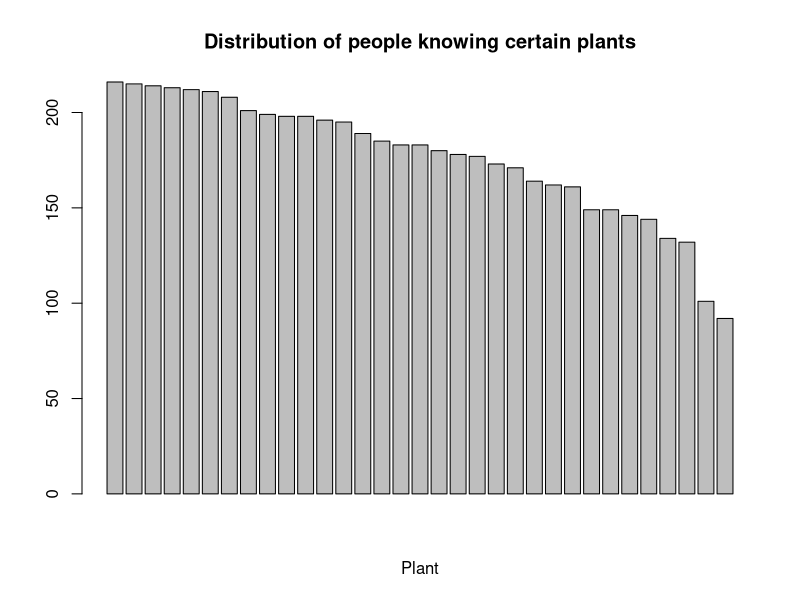
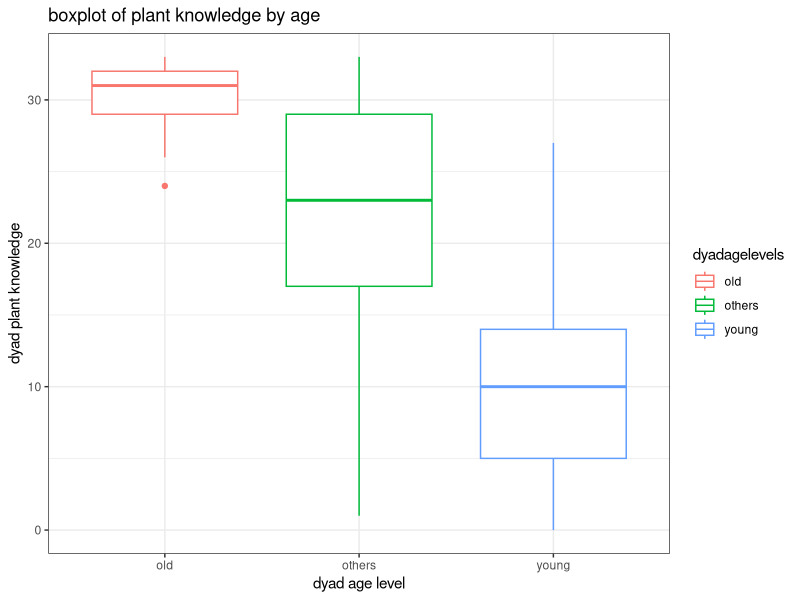
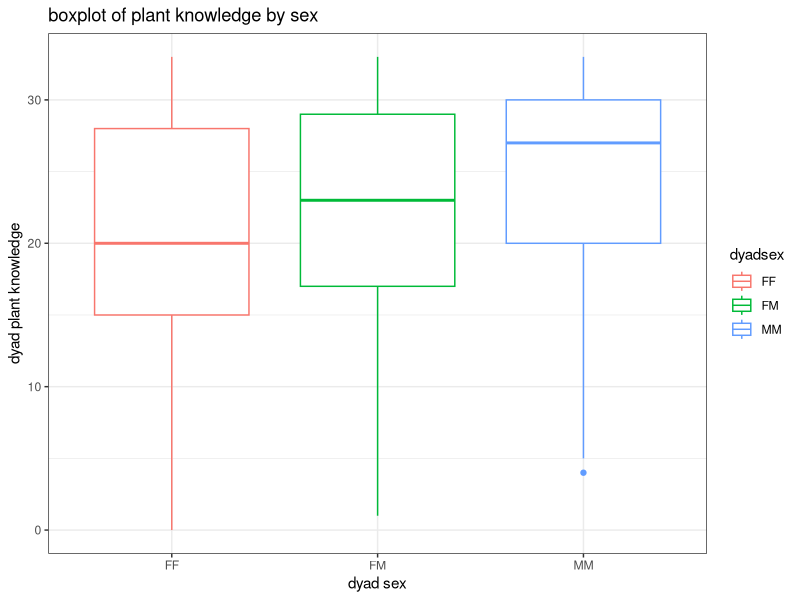
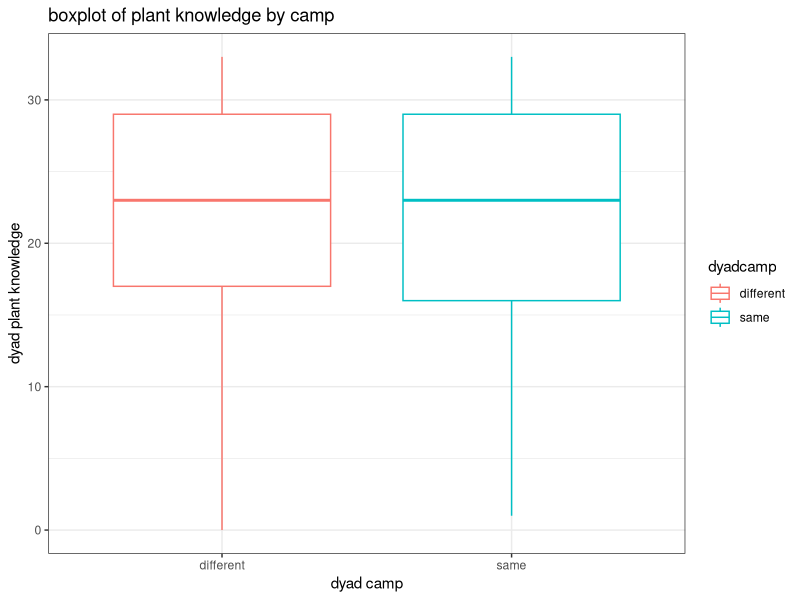

These figures' R source, in order: (Note: this script raises an error after producing the figures.)
## ---- chunk 1
knitr::opts_chunk$set(echo = TRUE)
## ---- chunk 2
# Load required libraries
suppressPackageStartupMessages({library(tidyverse) # For data wrangling
                                library(ggplot2)# For data visualization
                                library(lme4) # For mixed-effects models
  })
## ---- chunk 3
# Load the plant knowledge dataset
know <- read.csv("plant_knowledge.csv")

# Load the participants dataset
people <- read.csv("plant_participants.csv")

# Rename the ID entry
names(know)[1] <- "ID"
names(people)[1] <- "ID"
## ---- chunk 4

# Number of subjects in the dataset
print(paste("Subjects: ", nrow(know)))

# Number of plants in the dataset
print(paste("Plants: ", ncol(know) - 1))
## ---- chunk 5

# Create a data frame with the sum of knowledge for each plant
frame_know_plant <- data.frame(know_count = sort(colSums(know[,-1]), decreasing = TRUE))

# Print the data frame
print(frame_know_plant)

# Calculate and print the average plant knowledge
print(paste("Plant knowledge avg:", mean(frame_know_plant$know_count)))

# Identify plants known by over 200 people
print("Plants known by over 200 people:")
print(rownames(frame_know_plant %>% filter(know_count > 200)))

# Create a bar plot to visualize the distribution of people knowing certain plants
barplot(frame_know_plant$know_count, 
        main = "Distribution of people knowing certain plants",
        xlab = "Plant")
## ---- chunk 6

# Create a table of age counts
age_counts <- table(people$age)

# Print the table
print(age_counts)
## ---- chunk 7

# Count of participants aged 5-10 or 10-15
count_pre_20 <- people %>% filter(age == "05-10" | age == "10-15") %>% nrow()

# Calculate and print the fraction of pre-adults
print(count_pre_20 / nrow(people))
## ---- chunk 8

# Count of male participants
count_males <- people %>% filter(sex == "M") %>% nrow()

# Count of female participants
count_females <- people %>% filter(sex == "F") %>% nrow()

# Calculate and print the sex ratio (Males / Females)
print(paste("Sex ratio M/F:", count_males / count_females))
## ---- chunk 9

# Create dyads by combining participants
dyads <- data.frame(t(combn(people$ID, 2)))

# Calculate the number of possible dyads
no_dyads <- length(people$ID) * (length(people$ID) - 1) / 2

# Calculate the number of plant species
no_plants <- ncol(know) - 1

# Add dyad names and rename columns
dyads$dyad_ID <- paste(dyads$X1, dyads$X2, sep = "_")
colnames(dyads) <- c("ID1", "ID2", "dyad_ID")

# Merge dyads with participant information
dyads_people <- merge(dyads, people, by.x = "ID2", by.y = "ID")
dyads_people <- merge(dyads_people, people, by.x = "ID1", by.y = "ID")

# Create a variable to represent dyad sex (combination of sex of participants)
dyads_people$dyadsex <- paste0(pmin(dyads_people$sex.x, dyads_people$sex.y),
                               pmax(dyads_people$sex.x, dyads_people$sex.y))

# Create a variable to represent if dyads have the same sex
dyads_people$samesex <- ifelse(dyads_people$dyadsex == "FM", 1, 0)

# Switch from wide to long format for plant knowledge data
know <- know %>% gather("plant", "know", -ID)

# Merge dyads with plant knowledge data
dyads_merged <- merge(dyads_people, know, by.x = "ID1", by.y = "ID")
dyads_merged <- merge(dyads_merged, know, by.x = c("ID2", "plant"), by.y = c("ID", "plant"))

# Check if the dimensions of the merged data frame are as expected
print(paste("Check dimension of frame:", nrow(dyads_merged) == no_dyads * no_plants))

# Reorder columns and rename them for clarity
dyads_merged <- dyads_merged %>% 
  select(c(3, 1, 4, 5, 11, 6, 12, 18, 17, 7, 13, 8, 14, 9, 15, 2, 19, 20, 10, 16)) %>%
  rename_with(~gsub(".x","1", .x, fixed = TRUE)) %>%
  rename_with(~gsub(".y","2", .x, fixed = TRUE))

# Check the df
dyads_merged %>% head()
## ---- chunk 10

# Create a table of dyad sex counts (excluding NANA)
dyad_sex_counts <- table((dyads_merged %>% filter(dyadsex != "NANA"))$dyadsex) / no_plants

# Print the table
print(dyad_sex_counts)
## ---- chunk 11

# Count of young dyads
no_young <- dyads_merged %>% 
  filter((age1 == "05-10" & age2 == "05-10") | 
         (age1 == "05-10" & age2 == "10-15") |
         (age1 == "10-15" & age2 == "05-10") |
         (age1 == "10-15" & age2 == "10-15")) %>%
  nrow()

# Calculate and print the fraction of young dyads
print(no_young / no_plants)
## ---- chunk 12

# Count of old dyads
no_old <- dyads_merged %>% 
  filter(age1 == "60-80" & age2 == "60-80") %>%
  nrow()

# Calculate and print the fraction of old dyads
print(no_old / no_plants)
## ---- chunk 13
# account for NAs!
dyads_merged$sameborn <- ifelse(dyads_merged$born1 == dyads_merged$born2 & 
                                  !is.na(dyads_merged$born1) & 
                                  !is.na(dyads_merged$born2), 1, 0)

dyads_merged$diffborn <- ifelse(dyads_merged$born1 != dyads_merged$born2 &  
                                  !is.na(dyads_merged$born1) & 
                                  !is.na(dyads_merged$born2), 1, 0)
# omit nas otherwise na comparison
print(paste("Born in same camp:", sum(dyads_merged$sameborn) / 33))
print(paste("Born in different camp:", sum(dyads_merged$diffborn) / 33))
## ---- chunk 14
samecamp <- ifelse(dyads_merged$camp1 == dyads_merged$camp2 & 
                    !is.na(dyads_merged$camp1) & 
                    !is.na(dyads_merged$camp2), 1, 0)

diffcamp <- ifelse(dyads_merged$camp1 != dyads_merged$camp2 &  
                    !is.na(dyads_merged$camp1) & 
                    !is.na(dyads_merged$camp2), 1, 0)
# omit nas otherwise na comparison
print(paste("Interviewed in same camp", sum(samecamp) / 33))
print(paste("Interviewed in different camp", sum(diffcamp) / 33))
## ---- chunk 15
dyads_merged$dyadknow <- ifelse(dyads_merged$know1 == 1 & dyads_merged$know2 == 1, 1, 0)
## ---- chunk 16
dyads_merged$dyadagelevels <- ifelse((dyads_merged$age1 == "05-10" & dyads_merged$age2 == "05-10") | 
                                     (dyads_merged$age1 == "05-10" & dyads_merged$age2 == "10-15") |
                                     (dyads_merged$age1 == "10-15" & dyads_merged$age2 == "05-10") |
                                     (dyads_merged$age1 == "10-15" & dyads_merged$age2 == "10-15"), 
                                   "young", 
                                   ifelse(dyads_merged$age1 == "60-80" & dyads_merged$age2 == "60-80", 
                                          "old", ifelse(is.na(dyads_merged$age1) | is.na(dyads_merged$age2), 
                                                        "others", "others")))
# dyads_merged$dyadagelevels <- as.factor(dyads_merged$dyadagelevels)
print(table(dyads_merged$dyadagelevels) / 33)
## ---- chunk 17

know_age <- dyads_merged %>% 
  filter(!is.na(dyadagelevels)) %>%
  group_by(dyad_ID, dyadagelevels) %>%
  summarise(sum_know = sum(dyadknow), n= n()) # %>%
  # group_by(dyadagelevels) %>%
  # summarise(mean_know = mean(sum_know))

know_age <- data.frame(know_age)
kruskal.test(sum_know ~ dyadagelevels, data = know_age)
## ---- chunk 18
ggplot() +
  geom_boxplot(data = know_age, mapping = aes(x = dyadagelevels, y = sum_know, colour = dyadagelevels)) + 
  labs(x = "dyad age level", y = "dyad plant knowledge", 
       title = "boxplot of plant knowledge by age") +
  theme_bw()
## ---- chunk 19
# exclude NAs
know_sex <- dyads_merged %>% 
  filter(dyadsex != "NANA") %>%
  group_by(dyad_ID, dyadsex) %>%
  summarise(sum_know = sum(dyadknow), n= n())

kruskal.test(sum_know ~ dyadsex, data = know_sex)
## ---- chunk 20
ggplot() +
  geom_boxplot(data = know_sex, mapping = aes(x = dyadsex, y = sum_know, colour = dyadsex)) + 
  labs(x = "dyad sex", y = "dyad plant knowledge", 
       title = "boxplot of plant knowledge by sex") +
  theme_bw()
## ---- chunk 21
dyads_merged$dyadcamp <- ifelse(dyads_merged$camp1 == dyads_merged$camp2, "same", "different")

# how do I get rid of the NAs?
know_camp <- dyads_merged %>% 
  # filter(!is.na(dyadcamp)) %>%
  group_by(dyad_ID, dyadcamp) %>%
  summarise(sum_know = sum(dyadknow), n= n()) # %>%

kruskal.test(sum_know ~ dyadcamp, data = know_camp)
## ---- chunk 22
ggplot() +
  geom_boxplot(data = know_camp, mapping = aes(x = dyadcamp, y = sum_know, colour = dyadcamp)) + 
  labs(x = "dyad camp", y = "dyad plant knowledge", 
       title = "boxplot of plant knowledge by camp") + 
  theme_bw()
## ---- chunk 23
# column shared knowledge is called dyadknow
# function to convert odds into probabilities
odds2P <- function (odds){
  return (odds / (1 + odds))
}
## ---- chunk 24
simplem_logreg_age <- glm(dyadknow ~ dyadagelevels, binomial, data = dyads_merged)
summary(simplem_logreg_age)
## ---- chunk 25
# coeficicents of model
coef_age <- coef(simplem_logreg_age)
names(coef_age) <- c("baseline", "others", "young")
# odds baseline = old: P(know) / P(not know)
odds_base <- exp(coef_age["baseline"])
# odds ratios of who is more likely to know plant vs baseline
ratio_other <- exp(coef_age["others"]) # others:old
ratio_young <- exp(coef_age["young"]) # young:old
# odds exposure groups: P(know) / P(not know)
odds_others <- exp(coef_age["others"] + coef_age["baseline"])
odds_young <- exp(coef_age["young"] + coef_age["baseline"])

# probabilities that groups share knowledge
odds_age <- c(odds2P(odds_others), odds2P(odds_young), odds2P(odds_base))
names(odds_age) <- c("P(other share)", "P(young share)", "P(old share)")

odds_age
## ---- chunk 26
simplem_logreg_sex <- glm(dyadknow ~ dyadsex, binomial, data = dyads_merged %>% filter(dyadsex != "NANA"))
summary(simplem_logreg_sex)
## ---- chunk 27
coef_sex <- coef(simplem_logreg_sex)[1:3] ; names(coef_sex) <- c("baseline", "FM", "MM")
# odds baseline: P(know) / P(not know)
odds_FF <- exp(coef_sex["baseline"])
# odds ratios of who is more likely to know plant vs baseline
ratio_FM <- exp(coef_sex["FM"]) # FM:FF
ratio_MM <- exp(coef_sex["MM"]) # MM:FF
# odds exposure groups: P(know) / P(not know)
odds_FM <- exp(coef_sex["FM"] + coef_sex["baseline"])
odds_MM <- exp(coef_sex["MM"] + coef_sex["baseline"])
# probalities that groups shares knowledge
odds_sex <- c(odds2P(odds_FF),odds2P(odds_FM), odds2P(odds_MM))
names(odds_sex) <- c("P(FF share)", "P(FM share)", "P(MM share)")

odds_sex
## ---- chunk 28
simplem_logreg_camp <- glm(dyadknow ~ dyadcamp, binomial, data = dyads_merged)
summary(simplem_logreg_camp)
## ---- chunk 29
coef_camp <- coef(simplem_logreg_camp) ; names(coef_camp) <- c("baseline", "same")
# odds baseline: P(know) / P(not know)
odds_diff <- exp(coef_camp["baseline"])
# odds ratios of who is more likely to know plant vs baseline
ratio_sampe <- exp(coef_camp["same"]) # same:diff
# odds exposure groups: P(know) / P(not know)
odds_same <- exp(coef_camp["same"] + coef_camp["baseline"])

# probalities that groups share knowledge
odds_camp <- c(odds2P(odds_diff), odds2P(odds_same))
names(odds_camp) <- c("P(different camp share)", "P(same camp share)")

odds_camp
## ---- chunk 30
simplem_logreg_agexsex <- glm(dyadknow ~ dyadagelevels * dyadsex, binomial, data = dyads_merged %>% filter(dyadsex != "NANA"))
summary(simplem_logreg_agexsex)
## ---- chunk 31
# the baseline is oldFF
coef_mult <- coef(simplem_logreg_agexsex)
names(coef_mult) <-c("baseline",
                     "othersFF",
                     "youngFF", 
                     "oldFM",
                     "oldMM", 
                     "othersFM",
                     "youngFM",
                     "othersMM", 
                     "youngMM")

# calculate probabilities
odds_mul <- c(odds2P(exp(coef_mult["youngFF"] + coef_mult["baseline"])), 
              odds2P(exp(coef_mult["othersFF"] + coef_mult["baseline"])), 
              odds2P(exp(coef_mult["baseline"])),
              odds2P(exp(coef_mult["oldFM"] + coef_mult["baseline"])),
              odds2P(exp(coef_mult["oldMM"] + coef_mult["baseline"])), 
              odds2P(exp(coef_mult["othersFM"] + coef_mult["oldFM"] +
                         coef_mult["othersFF"] + coef_mult["baseline"])),
              odds2P(exp(coef_mult["youngFM"] + coef_mult["youngFF"] + 
                         coef_mult["oldFM"] + coef_mult["baseline"])),
              odds2P(exp(coef_mult["othersMM"] + coef_mult["othersFF"] + 
                         coef_mult["oldMM"] + coef_mult["baseline"])),
              odds2P(exp(coef_mult["youngMM"] + coef_mult["youngFF"] + 
                         coef_mult["oldMM"] + coef_mult["baseline"]))
              
              
              )

names(odds_mul) <- c("P(share young,FF)",
                     "P(share other,FF)",
                     "P(share old,FF)",
                     "P(share old,FM)",
                     "P(share old,MM)",
                     "P(share others, FM)",
                     "P(share young,FM)",
                     "P(share others,MM)",
                     "P(share young,MM)"
                     )

odds_mul
## ---- chunk 32
summary(step(glm(dyadknow ~ dyadagelevels + dyadsex + dyadcamp, binomial, data = dyads_merged %>% filter(dyadsex != "NANA"))))
## ---- chunk 33
dyads_merged$samelearned <- ifelse(dyads_merged$learned1 == dyads_merged$learned2, 1, 0)
# dyads_merged$sameborn <- ifelse(dyads_merged$born1 == dyads_merged$born2, 1, 0)
# variance components analysis?
## ---- chunk 34
mixedm_logreg_age <- glmer(dyadknow ~ dyadagelevels + (1|samelearned), family = binomial, data = dyads_merged)
summary(mixedm_logreg_age)
## ---- chunk 35
# coeficicents of model
coef_age <- coef(mixedm_logreg_age)$samelearned[1,]; names(coef_age) <- c("baseline", "others", "young")
# odds baseline = old: P(know) / P(not know)
odds_base <- exp(coef_age["baseline"])
# odds ratios of who is more likely to know plant vs baseline
ratio_other <- exp(coef_age["others"]) # others:old
ratio_young <- exp(coef_age["young"]) # young:old
# odds exposure groups: P(know) / P(not know)
odds_others <- exp(coef_age["others"] + coef_age["baseline"])
odds_young <- exp(coef_age["young"] + coef_age["baseline"])

# probabilities that groups share knowledge
odds_age <- c(odds2P(odds_others), odds2P(odds_young), odds2P(odds_base))
names(odds_age) <- c("P(other share)", "P(young share)", "P(old share)")

odds_age
## ---- chunk 36
mixedm_logreg_sex <- glmer(dyadknow ~ dyadsex + (1|samelearned), family = binomial, data = dyads_merged %>% filter(dyadsex != "NANA"))
summary(mixedm_logreg_sex)
## ---- chunk 37
coef_sex <- coef(mixedm_logreg_sex)$samelearned[1,] ; names(coef_sex) <- c("baseline", "FM", "MM")
# odds baseline: P(know) / P(not know)
odds_FF <- exp(coef_sex["baseline"])
# odds ratios of who is more likely to know plant vs baseline
ratio_FM <- exp(coef_sex["FM"]) # FM:FF
ratio_MM <- exp(coef_sex["MM"]) # MM:FF
# odds exposure groups: P(know) / P(not know)
odds_FM <- exp(coef_sex["FM"] + coef_sex["baseline"])
odds_MM <- exp(coef_sex["MM"] + coef_sex["baseline"])
# probalities that groups shares knowledge
odds_sex <- c(odds2P(odds_FF),odds2P(odds_FM), odds2P(odds_MM))
names(odds_sex) <- c("P(FF share)", "P(FM share)", "P(MM share)")

odds_sex
## ---- chunk 38
mixedm_logreg_camp <- glmer(dyadknow ~ dyadcamp + (1|samelearned), family = binomial, data = dyads_merged)
summary(mixedm_logreg_camp)
## ---- chunk 39
coef_camp <- coef(mixedm_logreg_camp)$samelearned[1,] ; names(coef_camp) <- c("baseline", "same")
# odds baseline: P(know) / P(not know)
odds_diff <- exp(coef_camp["baseline"])
# odds ratios of who is more likely to know plant vs baseline
ratio_sampe <- exp(coef_camp["same"]) # same:diff
# odds exposure groups: P(know) / P(not know)
odds_same <- exp(coef_camp["same"] + coef_camp["baseline"])
# probalities that groups share knowledge
odds_camp <- c(odds2P(odds_diff), odds2P(odds_same))
names(odds_camp) <- c("P(different camp share)", "P(same camp share)")

odds_camp
## ---- chunk 40
mixedm_logreg_agexsex <- glmer(dyadknow ~ dyadagelevels * dyadsex + (1|samelearned), family = binomial, data = dyads_merged %>% filter(dyadsex != "NANA"))
summary(mixedm_logreg_agexsex)
## ---- chunk 41
# the baseline is oldFF
coef_mult <- coef(mixedm_logreg_agexsex)$samelearned[1,] # the baseline is oldFF

names(coef_mult) <-c("baseline",
                     "othersFF",
                     "youngFF", 
                     "oldFM",
                     "oldMM", 
                     "othersFM",
                     "youngFM",
                     "othersMM", 
                     "youngMM")

# calculate probabilities
odds_mul <- c(odds2P(exp(coef_mult["youngFF"] + coef_mult["baseline"])), 
              odds2P(exp(coef_mult["othersFF"] + coef_mult["baseline"])), 
              odds2P(exp(coef_mult["baseline"])),
              odds2P(exp(coef_mult["oldFM"] + coef_mult["baseline"])),
              odds2P(exp(coef_mult["oldMM"] + coef_mult["baseline"])), 
              odds2P(exp(coef_mult["othersFM"] + coef_mult["oldFM"] +
                         coef_mult["othersFF"] + coef_mult["baseline"])),
              odds2P(exp(coef_mult["youngFM"] + coef_mult["youngFF"] + 
                         coef_mult["oldFM"] + coef_mult["baseline"])),
              odds2P(exp(coef_mult["othersMM"] + coef_mult["othersFF"] + 
                         coef_mult["oldMM"] + coef_mult["baseline"])),
              odds2P(exp(coef_mult["youngMM"] + coef_mult["youngFF"] + 
                         coef_mult["oldMM"] + coef_mult["baseline"]))
              
              
              )

names(odds_mul) <- c("P(share young,FF)",
                     "P(share other,FF)",
                     "P(share old,FF)",
                     "P(share old,FM)",
                     "P(share old,MM)",
                     "P(share others, FM)",
                     "P(share young,FM)",
                     "P(share others,MM)",
                     "P(share young,MM)"
                     )

odds_mul
